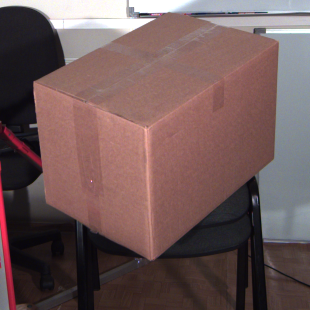
#> input picture motion/Cam1/test2/IMG_2.png, 310 x 310 px
$ python alignimages.py
#> lines starting #> are read from the running program, lines starting #| are printed output that depends on the picture
import cv2
import numpy  as np

def Align(template, source):
#> called with template = './motion/Cam1/test2/IMG_2.png', source = './motion/Cam1/test3/IMG_3.png'
    im1 = cv2.imread(template)
#> im1 is the input picture: shape (310, 310, 3); mean B, G, R 88.4, 89, 112.1
    im2 = cv2.imread(source)
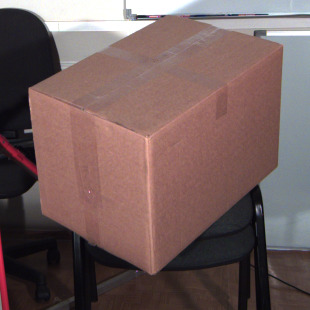
#> input picture motion/Cam1/test3/IMG_3.png, 310 x 310 px
#> im2 is the input picture: shape (310, 310, 3); mean B, G, R 92.8, 94.4, 116.3

    im1_gray = cv2.cvtColor(im1, cv2.COLOR_BGR2GRAY)
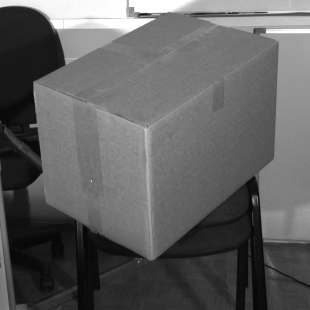
#> im1_gray: shape (310, 310); min 6, max 255, mean 95.8
    im2_gray = cv2.cvtColor(im2, cv2.COLOR_BGR2GRAY)
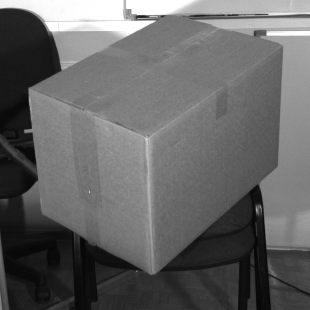
#> im2_gray: shape (310, 310); min 6, max 255, mean 100.7

    sz = im1.shape
#> sz = (310, 310, 3)
#> (the run stopped early here; a loop or call above may not have finished)
